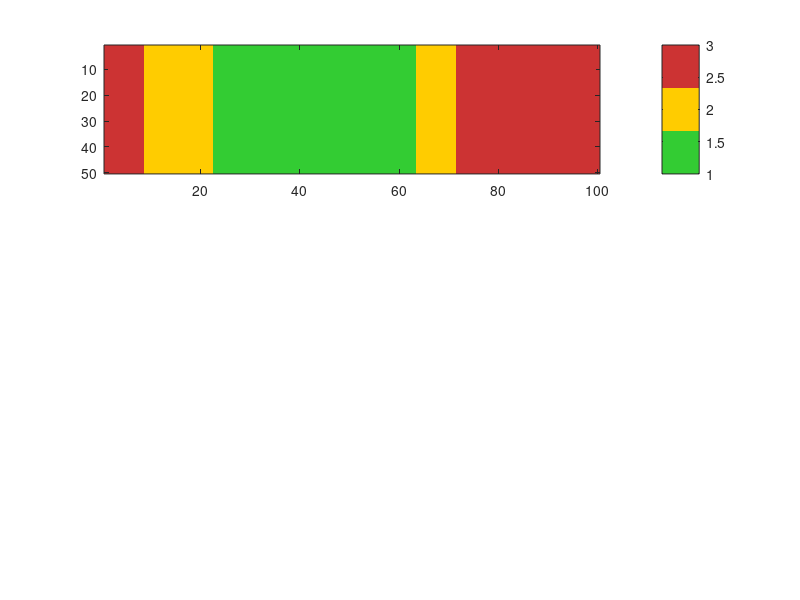

Write the MATLAB code that produced this figure. (Note: this script raises an error after producing the figure.)
% =========================================================================
% OPTIMIZACIÓN DE LAYOUT 3D - MÉTODO f (CON CÁLCULO FÍSICO DE CINTAS)
% =========================================================================
clear; clc; close all;

%% 1. VARIABLES AJUSTABLES (PARÁMETROS DE ENTRADA)
% -------------------------------------------------------------------------
% Dimensiones de la cuadrícula por planta
num_filas = 50; 
num_cols = 100;
num_plantas = 3;
total_estanterias = num_filas * num_cols * num_plantas; % 15.000

% Posiciones de las puertas o puntos de E/S en la planta baja [Fila, Columna]
puertas = [
    1, 50;      % Puerta 1 (Salida): Centro de la pared superior
    50, 10;     % Puerta 2 (Entrada): Esquina inferior izquierda
    50, 50      % Puerta 3 (Salida): Esquina inferior derecha
];

% Porcentaje de uso de cada puerta (Pi)
P = [0.50, 0.25, 0.25]; 

% -------------------------------------------------------------------------
% PARÁMETROS FÍSICOS Y DE CINEMÁTICA (NUEVO)
% -------------------------------------------------------------------------
tamano_celda = 1.5;        % Metros (Lado de cada cuadrícula)
v_cinta = 1.2;             % m/s (Velocidad de la cinta transportadora)
tiempo_T = 15;             % Segundos (Tiempo en subir de P0 a P1)

% Distancia real en metros que recorre el producto en la cinta
dist_vertical_metros = v_cinta * tiempo_T; 

% Convertimos la distancia a "unidades de celda" para poder sumarlo a Dik
penalizacion_celdas = dist_vertical_metros / tamano_celda;

% Vector de distancias a sumar por cada planta (P1, P2, P3)
dist_planta = [penalizacion_celdas, 2*penalizacion_celdas, 3*penalizacion_celdas];

% Porcentajes de inventario ABC
pct_A = 0.15;   
pct_B = 0.15;   
pct_C = 0.70;   

%% 2. CÁLCULO DEL ÍNDICE f GLOBAL (3D)
% -------------------------------------------------------------------------
matriz_f = zeros(num_filas, num_cols, num_plantas);
num_puertas = size(puertas, 1);

for p = 1:num_plantas
    for r = 1:num_filas
        for c = 1:num_cols
            f_val = 0;
            for d = 1:num_puertas
                % Distancia horizontal (Manhattan) en celdas
                dist_horizontal_celdas = abs(r - puertas(d, 1)) + abs(c - puertas(d, 2));
                
                % Fórmula corregida: Pi * (Dik_horizontal + Distancia_Vertical)
                f_val = f_val + P(d) * (dist_horizontal_celdas + dist_planta(p));
            end
            matriz_f(r, c, p) = f_val;
        end
    end
end

%% 3. ASIGNACIÓN ABC GLOBAL
% -------------------------------------------------------------------------
num_A = round(total_estanterias * pct_A);
num_B = round(total_estanterias * pct_B);
num_C = total_estanterias - num_A - num_B; 

[~, indices_ordenados] = sort(matriz_f(:));
matriz_ABC = zeros(num_filas, num_cols, num_plantas);

matriz_ABC(indices_ordenados(1:num_A)) = 1;                           % Zona A
matriz_ABC(indices_ordenados(num_A + 1 : num_A + num_B)) = 2;         % Zona B
matriz_ABC(indices_ordenados(num_A + num_B + 1 : end)) = 3;           % Zona C

%% 4. FIGURA 1: ZONIFICACIÓN ABC POR PLANTAS
% -------------------------------------------------------------------------
figure('Name', 'Zonificación ABC en 3 Plantas', 'NumberTitle', 'off', 'Position', [100, 100, 800, 900]);

for p = 1:num_plantas
    subplot(3, 1, p);
    imagesc(matriz_ABC(:, :, p), [1 3]);
    colormap(gca, [0.2 0.8 0.2; 1 0.8 0; 0.8 0.2 0.2]); 
    
    colorbar('Ticks', [1.33, 2, 2.66], 'TickLabels', {'A (15%)', 'B (15%)', 'C (70%)'});
    % Mostramos el dato físico en el título para justificar el diseño
    title(sprintf('PLANTA %d (Dist. Vertical Añadida: %.1f m / %.1f celdas)', p, dist_vertical_metros*p, dist_planta(p)));
    ylabel('Filas');
    axis equal tight;
    hold on;
    
    for d = 1:num_puertas
        plot(puertas(d, 2), puertas(d, 1), 'kx', 'MarkerSize', 10, 'LineWidth', 2);
    end
    hold off;
end
xlabel('Columnas');

%% 5. FIGURA 2: MAPA DE VALORES f POR PLANTAS
% -------------------------------------------------------------------------
figure('Name', 'Mapa de Valores f (3D)', 'NumberTitle', 'off', 'Position', [150, 100, 800, 900]);

f_min = min(matriz_f(:));
f_max = max(matriz_f(:));

for p = 1:num_plantas
    subplot(3, 1, p);
    imagesc(matriz_f(:, :, p), [f_min, f_max]); 
    colormap(gca, jet); 
    
    colorbar;
    title(sprintf('Valores f (Equivalente en Celdas) - PLANTA %d', p));
    ylabel('Filas');
    axis equal tight;
    hold on;
    
    for d = 1:num_puertas
        plot(puertas(d, 2), puertas(d, 1), 'wx', 'MarkerSize', 10, 'LineWidth', 2);
    end
    hold off;
end
xlabel('Columnas');
